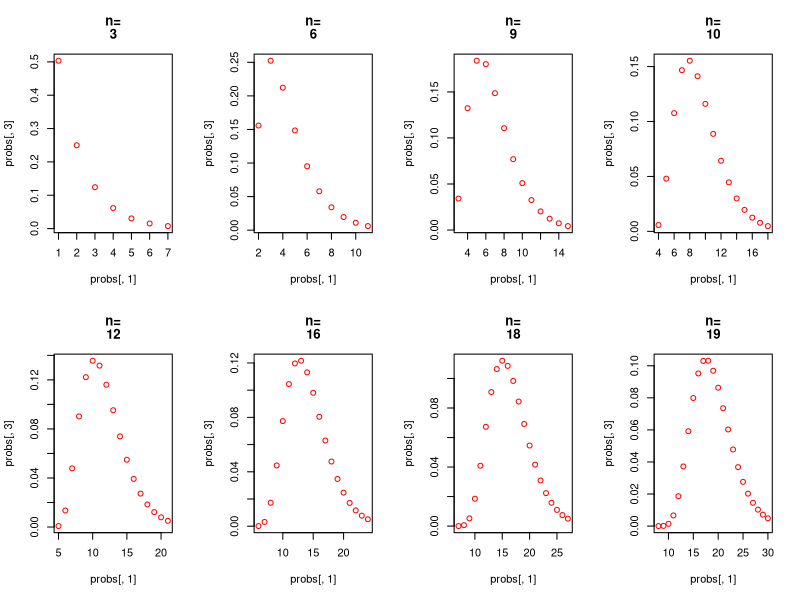

Generate this figure with R:

# set parameters to plot, we should have the number of haplotypes
# know the real number of samples
# and have haplotype diversity from the original field population

numhaps<-c(1,2,3,4,5,6,7,8) # I will have this vector for real
numSamp<-c(3,6,9,10,12,16,18,19) #niter in MS
Hapdiv=0.7 #minvalue 0.001 if no information; this is PRIOR information

# set plot space depending number of datasets
par(mfrow=c(2,4))

# loop through all the haplotypes and generate plots
for(i in 1:length(numhaps)){
x=1
cdf=0
indprob=0
array<-NULL
while (cdf<0.99) {
  cdfprev<-cdf
  #  cdf<-pgamma(x,1,Hapdiv) 
  #  if use 1 as shape parameter keeping shape parameter constant doesn't account for increased variance (?) as numhaps go up, 
  #  e.g. error may be higher as you observe more...once it is working run it by somebody mathier.
  cdf<-pgamma(x,numhaps[i],Hapdiv) #might be that numhaps is actually the shape parameter!!!! or: something else...non-gamma.
  indprob<-cdf-cdfprev
    
  happrob<-numhaps[i]+(x-1)
  array<-c(array,happrob)
  array<-c(array,cdf)
  array<-c(array,indprob)
  #  print(happrob)
  #  print(cdf)
  x=x+1
   
  }
probs<-t(matrix(array,nrow=3))
probs
title<-paste(c("n=",numSamp[i]))
plot(probs[,1],probs[,3],col='red',main=title)
}
